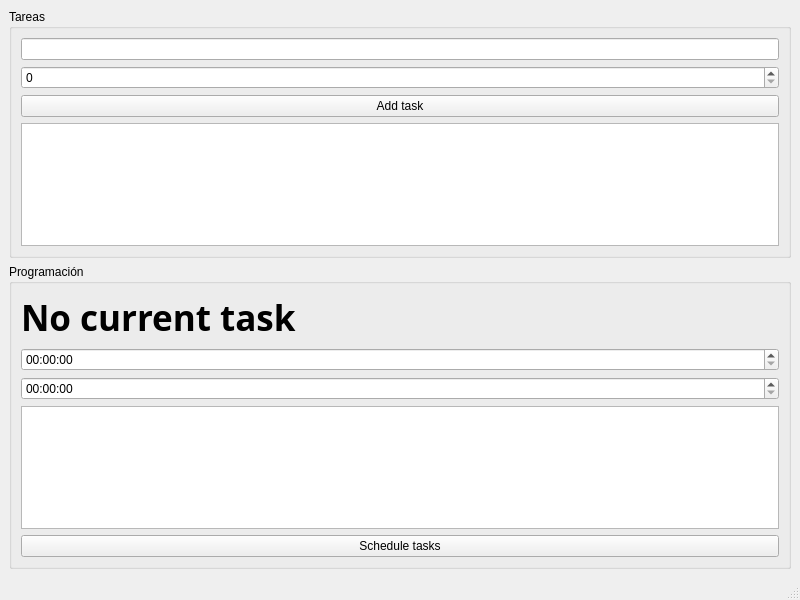
<?xml version="1.0" encoding="UTF-8"?>
<ui version="4.0">
 <class>MainWindow</class>
 <widget class="QMainWindow" name="MainWindow">
  <property name="geometry">
   <rect>
    <x>0</x>
    <y>0</y>
    <width>800</width>
    <height>600</height>
   </rect>
  </property>
  <property name="windowTitle">
   <string>MainWindow</string>
  </property>
  <widget class="QWidget" name="centralwidget">
   <layout class="QGridLayout" name="gridLayout">
    <item row="0" column="0">
     <widget class="QGroupBox" name="tasksGroupBox">
      <property name="title">
       <string>Tareas</string>
      </property>
      <layout class="QGridLayout" name="gridLayout_3">
       <item row="0" column="0">
        <widget class="QLineEdit" name="taskNameLineEdit"/>
       </item>
       <item row="1" column="0">
        <widget class="QSpinBox" name="taskTimeDurationSpinBox"/>
       </item>
       <item row="2" column="0">
        <widget class="QPushButton" name="addTaskPushButton">
         <property name="text">
          <string>Add task</string>
         </property>
        </widget>
       </item>
       <item row="3" column="0">
        <widget class="QTableWidget" name="tasksTableWidget"/>
       </item>
      </layout>
     </widget>
    </item>
    <item row="4" column="0">
     <widget class="QGroupBox" name="schedulingGroupBox">
      <property name="title">
       <string>Programación</string>
      </property>
      <layout class="QGridLayout" name="gridLayout_2">
       <item row="2" column="0">
        <widget class="QTimeEdit" name="endSchedulingTimeEdit"/>
       </item>
       <item row="1" column="0">
        <widget class="QTimeEdit" name="startSchedulingtimeEdit"/>
       </item>
       <item row="3" column="0">
        <widget class="QTableWidget" name="schedluedTasksTableWidget"/>
       </item>
       <item row="4" column="0">
        <widget class="QPushButton" name="scheduleTasksPushButton">
         <property name="text">
          <string>Schedule tasks</string>
         </property>
        </widget>
       </item>
       <item row="0" column="0">
        <widget class="QLabel" name="currentTaskLabel">
         <property name="font">
          <font>
           <family>Tlwg Mono</family>
           <pointsize>26</pointsize>
           <weight>75</weight>
           <bold>true</bold>
          </font>
         </property>
         <property name="text">
          <string>No current task</string>
         </property>
        </widget>
       </item>
      </layout>
     </widget>
    </item>
   </layout>
  </widget>
  <widget class="QMenuBar" name="menubar">
   <property name="geometry">
    <rect>
     <x>0</x>
     <y>0</y>
     <width>800</width>
     <height>25</height>
    </rect>
   </property>
  </widget>
  <widget class="QStatusBar" name="statusbar"/>
 </widget>
 <resources/>
 <connections/>
</ui>
